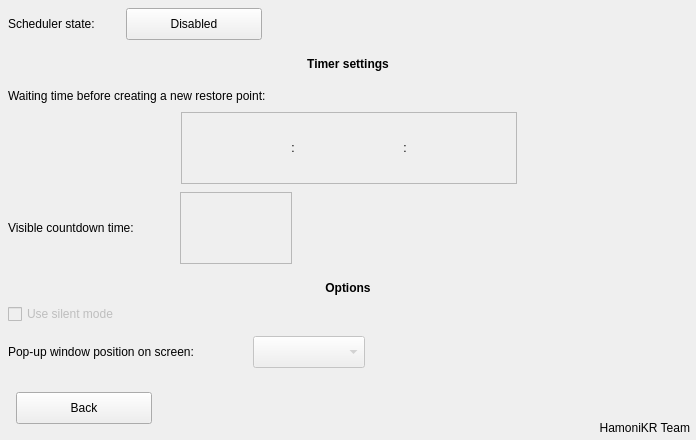
     <widget class="QWidget" name="schedulepanel" native="true">
      <property name="geometry">
       <rect>
        <x>697</x>
        <y>464</y>
        <width>696</width>
        <height>440</height>
       </rect>
      </property>
      <property name="autoFillBackground">
       <bool>true</bool>
      </property>
      <widget class="QLabel" name="schedulerstatetext">
       <property name="geometry">
        <rect>
         <x>8</x>
         <y>8</y>
         <width>113</width>
         <height>32</height>
        </rect>
       </property>
       <property name="text">
        <string>Scheduler state:</string>
       </property>
      </widget>
      <widget class="QPushButton" name="schedulerstate">
       <property name="geometry">
        <rect>
         <x>126</x>
         <y>8</y>
         <width>136</width>
         <height>32</height>
        </rect>
       </property>
       <property name="cursor">
        <cursorShape>PointingHandCursor</cursorShape>
       </property>
       <property name="focusPolicy">
        <enum>Qt::NoFocus</enum>
       </property>
       <property name="text">
        <string>Disabled</string>
       </property>
       <property name="iconSize">
        <size>
         <width>13</width>
         <height>13</height>
        </size>
       </property>
       <property name="checkable">
        <bool>true</bool>
       </property>
      </widget>
      <widget class="QLabel" name="label_24">
       <property name="geometry">
        <rect>
         <x>0</x>
         <y>48</y>
         <width>696</width>
         <height>32</height>
        </rect>
       </property>
       <property name="font">
        <font>
         <weight>75</weight>
         <bold>true</bold>
        </font>
       </property>
       <property name="text">
        <string>Timer settings</string>
       </property>
       <property name="alignment">
        <set>Qt::AlignCenter</set>
       </property>
      </widget>
      <widget class="QLabel" name="label_25">
       <property name="geometry">
        <rect>
         <x>0</x>
         <y>272</y>
         <width>696</width>
         <height>32</height>
        </rect>
       </property>
       <property name="font">
        <font>
         <weight>75</weight>
         <bold>true</bold>
        </font>
       </property>
       <property name="text">
        <string>Options</string>
       </property>
       <property name="alignment">
        <set>Qt::AlignCenter</set>
       </property>
      </widget>
      <widget class="QLabel" name="label_26">
       <property name="geometry">
        <rect>
         <x>8</x>
         <y>80</y>
         <width>680</width>
         <height>32</height>
        </rect>
       </property>
       <property name="text">
        <string>Waiting time before creating a new restore point:</string>
       </property>
      </widget>
      <widget class="QLabel" name="schedulersecondtext">
       <property name="geometry">
        <rect>
         <x>8</x>
         <y>212</y>
         <width>167</width>
         <height>32</height>
        </rect>
       </property>
       <property name="text">
        <string>Visible countdown time:</string>
       </property>
      </widget>
      <widget class="QLabel" name="windowpositiontext">
       <property name="geometry">
        <rect>
         <x>8</x>
         <y>336</y>
         <width>240</width>
         <height>32</height>
        </rect>
       </property>
       <property name="text">
        <string>Pop-up window position on screen:</string>
       </property>
      </widget>
      <widget class="QCheckBox" name="silentmode">
       <property name="enabled">
        <bool>false</bool>
       </property>
       <property name="geometry">
        <rect>
         <x>8</x>
         <y>304</y>
         <width>138</width>
         <height>20</height>
        </rect>
       </property>
       <property name="cursor">
        <cursorShape>PointingHandCursor</cursorShape>
       </property>
       <property name="focusPolicy">
        <enum>Qt::NoFocus</enum>
       </property>
       <property name="text">
        <string>Use silent mode</string>
       </property>
      </widget>
      <widget class="QComboBox" name="windowposition">
       <property name="enabled">
        <bool>false</bool>
       </property>
       <property name="geometry">
        <rect>
         <x>253</x>
         <y>336</y>
         <width>112</width>
         <height>32</height>
        </rect>
       </property>
       <property name="minimumSize">
        <size>
         <width>112</width>
         <height>32</height>
        </size>
       </property>
       <property name="cursor">
        <cursorShape>PointingHandCursor</cursorShape>
       </property>
       <property name="focusPolicy">
        <enum>Qt::NoFocus</enum>
       </property>
      </widget>
      <widget class="QPushButton" name="schedulerback">
       <property name="geometry">
        <rect>
         <x>16</x>
         <y>392</y>
         <width>136</width>
         <height>32</height>
        </rect>
       </property>
       <property name="cursor">
        <cursorShape>PointingHandCursor</cursorShape>
       </property>
       <property name="text">
        <string>Back</string>
       </property>
       <property name="icon">
        <iconset resource="pictures.qrc">
         <normaloff>:/pictures/back.png</normaloff>:/pictures/back.png</iconset>
       </property>
       <property name="iconSize">
        <size>
         <width>13</width>
         <height>13</height>
        </size>
       </property>
      </widget>
      <widget class="QLabel" name="label_27">
       <property name="geometry">
        <rect>
         <x>390</x>
         <y>416</y>
         <width>300</width>
         <height>24</height>
        </rect>
       </property>
       <property name="text">
        <string notr="true">HamoniKR Team</string>
       </property>
       <property name="alignment">
        <set>Qt::AlignRight|Qt::AlignTrailing|Qt::AlignVCenter</set>
       </property>
      </widget>
      <widget class="QFrame" name="schedulerdayhrminpanel">
       <property name="geometry">
        <rect>
         <x>181</x>
         <y>112</y>
         <width>336</width>
         <height>72</height>
        </rect>
       </property>
       <property name="autoFillBackground">
        <bool>true</bool>
       </property>
       <property name="frameShape">
        <enum>QFrame::StyledPanel</enum>
       </property>
       <property name="frameShadow">
        <enum>QFrame::Sunken</enum>
       </property>
       <widget class="QPushButton" name="dayup">
        <property name="enabled">
         <bool>false</bool>
        </property>
        <property name="geometry">
         <rect>
          <x>0</x>
          <y>0</y>
          <width>112</width>
          <height>24</height>
         </rect>
        </property>
        <property name="cursor">
         <cursorShape>PointingHandCursor</cursorShape>
        </property>
        <property name="focusPolicy">
         <enum>Qt::NoFocus</enum>
        </property>
        <property name="toolTip">
         <string>More</string>
        </property>
        <property name="icon">
         <iconset resource="pictures.qrc">
          <normaloff>:/pictures/up.png</normaloff>:/pictures/up.png</iconset>
        </property>
        <property name="iconSize">
         <size>
          <width>24</width>
          <height>12</height>
         </size>
        </property>
        <property name="autoRepeat">
         <bool>true</bool>
        </property>
        <property name="autoRepeatInterval">
         <number>50</number>
        </property>
        <property name="flat">
         <bool>true</bool>
        </property>
       </widget>
       <widget class="QPushButton" name="hourup">
        <property name="enabled">
         <bool>false</bool>
        </property>
        <property name="geometry">
         <rect>
          <x>112</x>
          <y>0</y>
          <width>112</width>
          <height>24</height>
         </rect>
        </property>
        <property name="cursor">
         <cursorShape>PointingHandCursor</cursorShape>
        </property>
        <property name="focusPolicy">
         <enum>Qt::NoFocus</enum>
        </property>
        <property name="toolTip">
         <string>More</string>
        </property>
        <property name="icon">
         <iconset resource="pictures.qrc">
          <normaloff>:/pictures/up.png</normaloff>:/pictures/up.png</iconset>
        </property>
        <property name="iconSize">
         <size>
          <width>24</width>
          <height>12</height>
         </size>
        </property>
        <property name="autoRepeat">
         <bool>true</bool>
        </property>
        <property name="autoRepeatInterval">
         <number>50</number>
        </property>
        <property name="flat">
         <bool>true</bool>
        </property>
       </widget>
       <widget class="QPushButton" name="minuteup">
        <property name="enabled">
         <bool>false</bool>
        </property>
        <property name="geometry">
         <rect>
          <x>224</x>
          <y>0</y>
          <width>112</width>
          <height>24</height>
         </rect>
        </property>
        <property name="cursor">
         <cursorShape>PointingHandCursor</cursorShape>
        </property>
        <property name="focusPolicy">
         <enum>Qt::NoFocus</enum>
        </property>
        <property name="toolTip">
         <string>More</string>
        </property>
        <property name="icon">
         <iconset resource="pictures.qrc">
          <normaloff>:/pictures/up.png</normaloff>:/pictures/up.png</iconset>
        </property>
        <property name="iconSize">
         <size>
          <width>24</width>
          <height>12</height>
         </size>
        </property>
        <property name="autoRepeat">
         <bool>true</bool>
        </property>
        <property name="autoRepeatInterval">
         <number>50</number>
        </property>
        <property name="flat">
         <bool>true</bool>
        </property>
       </widget>
       <widget class="QPushButton" name="minutedown">
        <property name="enabled">
         <bool>false</bool>
        </property>
        <property name="geometry">
         <rect>
          <x>224</x>
          <y>48</y>
          <width>112</width>
          <height>24</height>
         </rect>
        </property>
        <property name="cursor">
         <cursorShape>PointingHandCursor</cursorShape>
        </property>
        <property name="focusPolicy">
         <enum>Qt::NoFocus</enum>
        </property>
        <property name="toolTip">
         <string>Less</string>
        </property>
        <property name="icon">
         <iconset resource="pictures.qrc">
          <normaloff>:/pictures/down.png</normaloff>:/pictures/down.png</iconset>
        </property>
        <property name="iconSize">
         <size>
          <width>24</width>
          <height>12</height>
         </size>
        </property>
        <property name="autoRepeat">
         <bool>true</bool>
        </property>
        <property name="autoRepeatInterval">
         <number>50</number>
        </property>
        <property name="flat">
         <bool>true</bool>
        </property>
       </widget>
       <widget class="QPushButton" name="hourdown">
        <property name="enabled">
         <bool>false</bool>
        </property>
        <property name="geometry">
         <rect>
          <x>112</x>
          <y>48</y>
          <width>112</width>
          <height>24</height>
         </rect>
        </property>
        <property name="cursor">
         <cursorShape>PointingHandCursor</cursorShape>
        </property>
        <property name="focusPolicy">
         <enum>Qt::NoFocus</enum>
        </property>
        <property name="toolTip">
         <string>Less</string>
        </property>
        <property name="icon">
         <iconset resource="pictures.qrc">
          <normaloff>:/pictures/down.png</normaloff>:/pictures/down.png</iconset>
        </property>
        <property name="iconSize">
         <size>
          <width>24</width>
          <height>12</height>
         </size>
        </property>
        <property name="autoRepeat">
         <bool>true</bool>
        </property>
        <property name="autoRepeatInterval">
         <number>50</number>
        </property>
        <property name="flat">
         <bool>true</bool>
        </property>
       </widget>
       <widget class="QPushButton" name="daydown">
        <property name="enabled">
         <bool>false</bool>
        </property>
        <property name="geometry">
         <rect>
          <x>0</x>
          <y>48</y>
          <width>112</width>
          <height>24</height>
         </rect>
        </property>
        <property name="cursor">
         <cursorShape>PointingHandCursor</cursorShape>
        </property>
        <property name="focusPolicy">
         <enum>Qt::NoFocus</enum>
        </property>
        <property name="toolTip">
         <string>Less</string>
        </property>
        <property name="icon">
         <iconset resource="pictures.qrc">
          <normaloff>:/pictures/down.png</normaloff>:/pictures/down.png</iconset>
        </property>
        <property name="iconSize">
         <size>
          <width>24</width>
          <height>12</height>
         </size>
        </property>
        <property name="autoRepeat">
         <bool>true</bool>
        </property>
        <property name="autoRepeatInterval">
         <number>50</number>
        </property>
        <property name="flat">
         <bool>true</bool>
        </property>
       </widget>
       <widget class="QLabel" name="schedulerday">
        <property name="geometry">
         <rect>
          <x>8</x>
          <y>24</y>
          <width>96</width>
          <height>24</height>
         </rect>
        </property>
        <property name="autoFillBackground">
         <bool>true</bool>
        </property>
        <property name="alignment">
         <set>Qt::AlignCenter</set>
        </property>
       </widget>
       <widget class="QLabel" name="label_30">
        <property name="geometry">
         <rect>
          <x>104</x>
          <y>24</y>
          <width>16</width>
          <height>24</height>
         </rect>
        </property>
        <property name="text">
         <string notr="true">:</string>
        </property>
        <property name="alignment">
         <set>Qt::AlignCenter</set>
        </property>
       </widget>
       <widget class="QLabel" name="schedulerhour">
        <property name="geometry">
         <rect>
          <x>120</x>
          <y>24</y>
          <width>96</width>
          <height>24</height>
         </rect>
        </property>
        <property name="autoFillBackground">
         <bool>true</bool>
        </property>
        <property name="alignment">
         <set>Qt::AlignCenter</set>
        </property>
       </widget>
       <widget class="QLabel" name="label_32">
        <property name="geometry">
         <rect>
          <x>216</x>
          <y>24</y>
          <width>16</width>
          <height>24</height>
         </rect>
        </property>
        <property name="text">
         <string notr="true">:</string>
        </property>
        <property name="alignment">
         <set>Qt::AlignCenter</set>
        </property>
       </widget>
       <widget class="QLabel" name="schedulerminute">
        <property name="geometry">
         <rect>
          <x>232</x>
          <y>24</y>
          <width>96</width>
          <height>24</height>
         </rect>
        </property>
        <property name="autoFillBackground">
         <bool>true</bool>
        </property>
        <property name="alignment">
         <set>Qt::AlignCenter</set>
        </property>
       </widget>
      </widget>
      <widget class="QFrame" name="schedulersecondpanel">
       <property name="geometry">
        <rect>
         <x>180</x>
         <y>192</y>
         <width>112</width>
         <height>72</height>
        </rect>
       </property>
       <property name="autoFillBackground">
        <bool>true</bool>
       </property>
       <property name="frameShape">
        <enum>QFrame::StyledPanel</enum>
       </property>
       <property name="frameShadow">
        <enum>QFrame::Sunken</enum>
       </property>
       <widget class="QPushButton" name="secondup">
        <property name="enabled">
         <bool>false</bool>
        </property>
        <property name="geometry">
         <rect>
          <x>0</x>
          <y>0</y>
          <width>112</width>
          <height>24</height>
         </rect>
        </property>
        <property name="cursor">
         <cursorShape>PointingHandCursor</cursorShape>
        </property>
        <property name="focusPolicy">
         <enum>Qt::NoFocus</enum>
        </property>
        <property name="toolTip">
         <string>More</string>
        </property>
        <property name="icon">
         <iconset resource="pictures.qrc">
          <normaloff>:/pictures/up.png</normaloff>:/pictures/up.png</iconset>
        </property>
        <property name="iconSize">
         <size>
          <width>24</width>
          <height>12</height>
         </size>
        </property>
        <property name="autoRepeat">
         <bool>true</bool>
        </property>
        <property name="autoRepeatInterval">
         <number>50</number>
        </property>
        <property name="flat">
         <bool>true</bool>
        </property>
       </widget>
       <widget class="QPushButton" name="seconddown">
        <property name="enabled">
         <bool>false</bool>
        </property>
        <property name="geometry">
         <rect>
          <x>0</x>
          <y>48</y>
          <width>112</width>
          <height>24</height>
         </rect>
        </property>
        <property name="cursor">
         <cursorShape>PointingHandCursor</cursorShape>
        </property>
        <property name="focusPolicy">
         <enum>Qt::NoFocus</enum>
        </property>
        <property name="toolTip">
         <string>Less</string>
        </property>
        <property name="icon">
         <iconset resource="pictures.qrc">
          <normaloff>:/pictures/down.png</normaloff>:/pictures/down.png</iconset>
        </property>
        <property name="iconSize">
         <size>
          <width>24</width>
          <height>12</height>
         </size>
        </property>
        <property name="autoRepeat">
         <bool>true</bool>
        </property>
        <property name="autoRepeatInterval">
         <number>50</number>
        </property>
        <property name="flat">
         <bool>true</bool>
        </property>
       </widget>
       <widget class="QLabel" name="schedulersecond">
        <property name="geometry">
         <rect>
          <x>8</x>
          <y>24</y>
          <width>96</width>
          <height>24</height>
         </rect>
        </property>
        <property name="autoFillBackground">
         <bool>true</bool>
        </property>
        <property name="alignment">
         <set>Qt::AlignCenter</set>
        </property>
       </widget>
      </widget>
     </widget>
